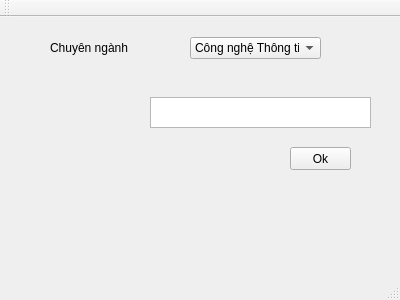
<?xml version="1.0" encoding="UTF-8"?>
<ui version="4.0">
 <class>MainWindow</class>
 <widget class="QMainWindow" name="MainWindow">
  <property name="geometry">
   <rect>
    <x>0</x>
    <y>0</y>
    <width>400</width>
    <height>300</height>
   </rect>
  </property>
  <property name="windowTitle">
   <string>MainWindow</string>
  </property>
  <widget class="QWidget" name="centralWidget">
   <widget class="QComboBox" name="falcutycbx">
    <property name="geometry">
     <rect>
      <x>190</x>
      <y>20</y>
      <width>131</width>
      <height>22</height>
     </rect>
    </property>
    <item>
     <property name="text">
      <string>Công nghệ Thông tin</string>
     </property>
    </item>
    <item>
     <property name="text">
      <string>Công nghệ Sinh học và Thực phẩm</string>
     </property>
    </item>
   </widget>
   <widget class="QLabel" name="label">
    <property name="geometry">
     <rect>
      <x>50</x>
      <y>20</y>
      <width>91</width>
      <height>21</height>
     </rect>
    </property>
    <property name="text">
     <string>Chuyên ngành</string>
    </property>
   </widget>
   <widget class="QTextEdit" name="falcutyTextLine">
    <property name="geometry">
     <rect>
      <x>150</x>
      <y>80</y>
      <width>221</width>
      <height>31</height>
     </rect>
    </property>
   </widget>
   <widget class="QPushButton" name="Okbtn">
    <property name="geometry">
     <rect>
      <x>290</x>
      <y>130</y>
      <width>61</width>
      <height>23</height>
     </rect>
    </property>
    <property name="text">
     <string>Ok</string>
    </property>
   </widget>
  </widget>
  <widget class="QMenuBar" name="menuBar">
   <property name="geometry">
    <rect>
     <x>0</x>
     <y>0</y>
     <width>400</width>
     <height>21</height>
    </rect>
   </property>
  </widget>
  <widget class="QToolBar" name="mainToolBar">
   <attribute name="toolBarArea">
    <enum>TopToolBarArea</enum>
   </attribute>
   <attribute name="toolBarBreak">
    <bool>false</bool>
   </attribute>
  </widget>
  <widget class="QStatusBar" name="statusBar"/>
 </widget>
 <layoutdefault spacing="6" margin="11"/>
 <resources/>
 <connections/>
</ui>
